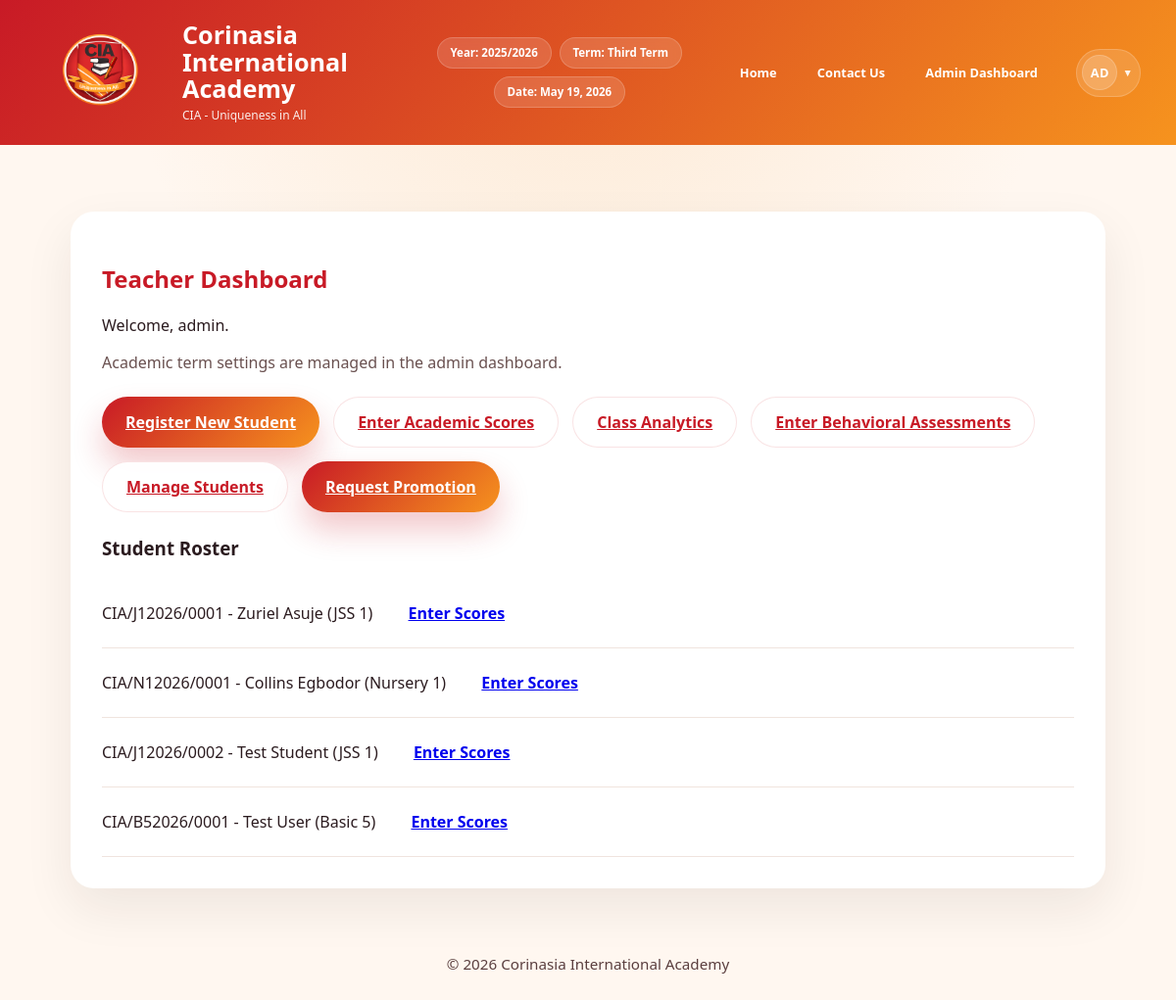
/teacher/dashboard/ (signed in), run on an earlier commit of the app's database.
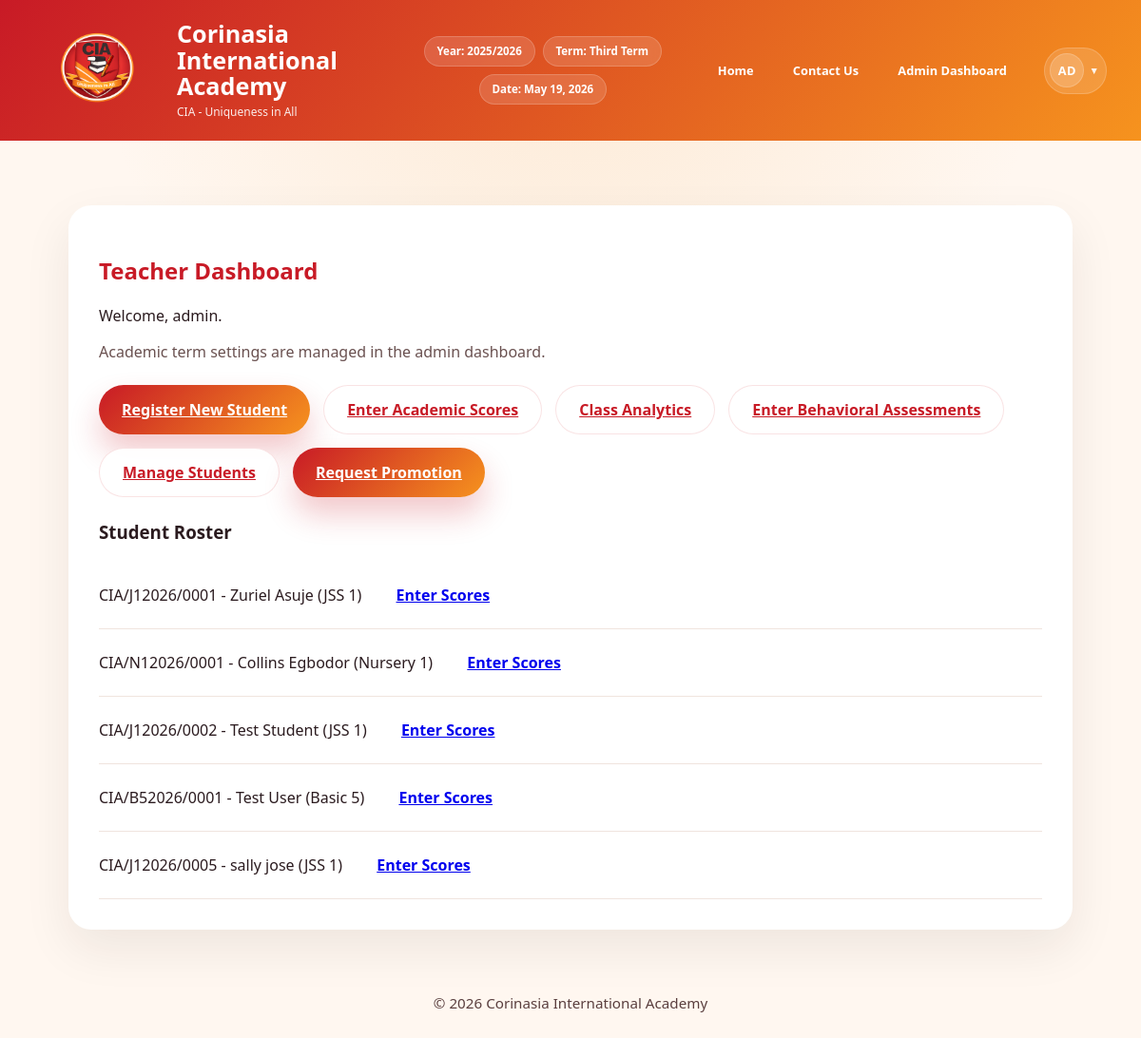
And on a later commit of the database.
### grades/models.py (models this page shows, shortened)
class Student(models.Model):
    student_id = models.CharField(max_length=20, unique=True, db_index=True, help_text="Unique student ID")
    first_name = models.CharField(max_length=100)
    last_name = models.CharField(max_length=100)
    class_name = models.CharField(max_length=50, blank=True, null=True, help_text="Student's class (e.g., JSS1A, SS2B)")
    nationality = models.CharField(max_length=50, default='Nigeria')
    state_of_origin = models.CharField(max_length=50, blank=True, null=True)
    club_and_society = models.CharField(max_length=100, blank=True, null=True)
    sport_house = models.CharField(max_length=50, blank=True, null=True)
    date_of_birth = models.DateField(blank=True, null=True)
    enrollment_date = models.DateField(default=datetime.today)
    subjects = models.ManyToManyField('Subject', blank=True, related_name='students', help_text='Subjects the student is enrolled in for the current term')
    class Meta:
        ordering = ['last_name', 'first_name']
        verbose_name = "Student"
        verbose_name_plural = "Students"
        indexes = [
            models.Index(fields=['last_name', 'first_name']),
            models.Index(fields=['class_name']),
        ]

### grades/views.py (the view, shortened to what this page needs)
# urls.py: path('teacher/dashboard/', views.teacher_dashboard, name='teacher_dashboard'),
@login_required
def teacher_dashboard(request):
    profile = getattr(request.user, 'profile', None)
    if not profile:
        messages.error(request, 'Could not load your staff profile. Please contact the administrator.')
        return redirect('home')
    if profile.role == 'admin':
        students = Student.objects.all().order_by('last_name')
    elif profile.role == 'class_teacher':
        students = Student.objects.filter(class_name=profile.assigned_class).order_by('last_name')
    elif profile.role == 'subject_teacher':
        assigned_subjects = profile.assigned_subjects.all()
        students = Student.objects.filter(grades__subject__in=assigned_subjects).distinct().order_by('last_name')
    else:
        students = Student.objects.none()
    form = StudentSignUpForm(user=request.user)
    return render(request, 'grades/teacher_dashboard.html', {
        'students': students,
        'form': form,
        'can_request_promotion': profile.role == Profile.ROLE_CLASS_TEACHER or _user_can_approve_promotions(request.user, profile),
    })

### grades/context_processors.py (called while the page is built)
def _build_initials(display_name, fallback_username):
    source = display_name or fallback_username or 'User'
    parts = [part for part in source.split() if part]
    if len(parts) >= 2:
        initials = parts[0][0] + parts[1][0]
    else:
        initials = source[:2]
    return initials.upper()

### grades/models.py (called while the page is built)
    @classmethod
    def get_current_period(cls):
        term_setting = cls.objects.order_by('-updated_at').first()
        if term_setting:
            return term_setting.current_academic_year, term_setting.current_term
        return default_academic_year(), 'first_term'

### grades/views.py (called while the page is built)
def _user_can_approve_promotions(user, profile=None):
    return (
        (profile and profile.role == Profile.ROLE_ADMIN)
        or user.is_superuser
        or getattr(user, 'is_staff', False)
    )

### grades/templates/grades/teacher_dashboard.html
{% extends 'grades/base.html' %}
{% block content %}
<div class="dashboard-shell">
    <div class="dashboard-card teacher-card">
        <h2>Teacher Dashboard</h2>
        <p>Welcome, {{ user.get_full_name|default:user.username }}.</p>
        <p class="helper-text">Academic term settings are managed in the admin dashboard.</p>
        <div class="teacher-actions">
            <a class="button button-primary" href="{% url 'register_student' %}">Register New Student</a>
            <a class="button button-secondary" href="{% url 'enter_academic_scores' %}">Enter Academic Scores</a>
            <a class="button button-secondary" href="{% url 'class_analytics' %}">Class Analytics</a>
            <a class="button button-secondary" href="{% url 'enter_behavioral_assessments' %}">Enter Behavioral Assessments</a>
            <a class="button button-secondary" href="{% url 'manage_students' %}">Manage Students</a>
            {% if can_request_promotion %}
                <a class="button button-primary" href="{% url 'manage_students' %}#end-of-year-promotion">Request Promotion</a>
            {% endif %}
        </div>
        <div class="student-list">
            <h3>Student Roster</h3>
            {% if students %}
                <ul>
                    {% for student in students %}
                        <li>
                            {{ student.student_id }} - {{ student.first_name }} {{ student.last_name }} ({{ student.class_name|default:'No Class' }})
                            <a href="{% url 'enter_academic_scores' %}?student={{ student.pk }}" class="button button-small" style="margin-left:8px;">Enter Scores</a>
                        </li>
                    {% endfor %}
                </ul>
            {% else %}
                <p class="empty-state">No students are registered yet.</p>
            {% endif %}
        </div>
    </div>
</div>
{% endblock %}

What changed in the data, as far as the page shows it:
added Student: student_id "CIA/J12026/0005", first_name "sally", last_name "jose", class_name "JSS 1"
